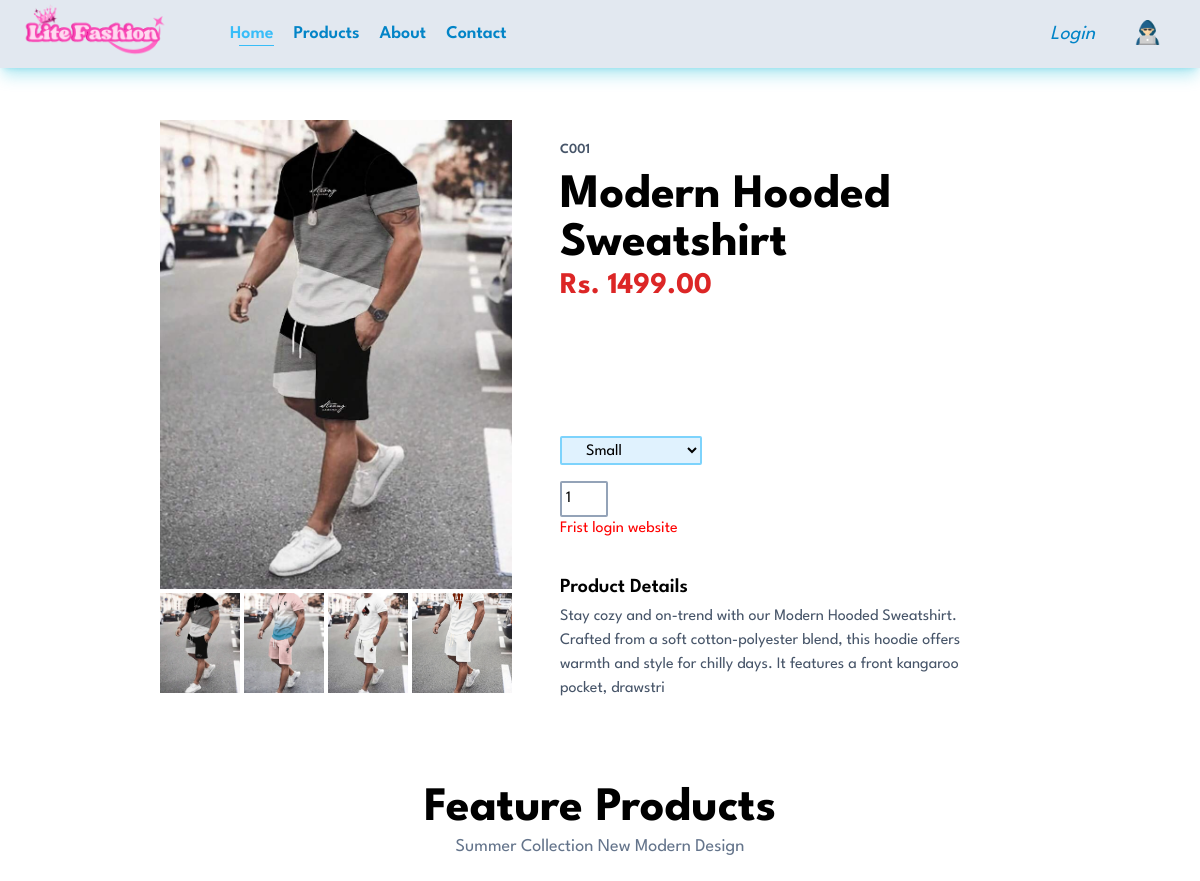
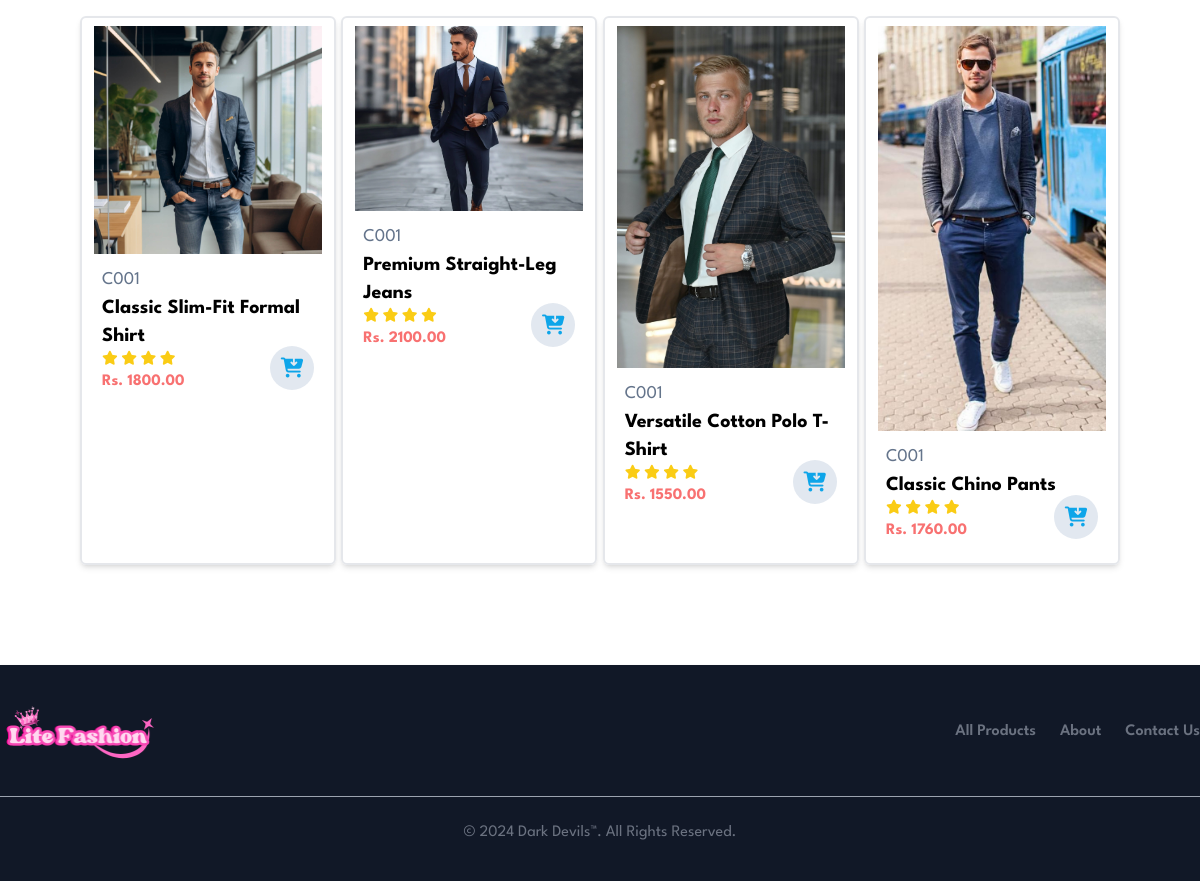
The app's page /user/pages/single_product.php?id=P013 with its own data (2 pictures, top to bottom).
### tables this page shows
CREATE TABLE `clothproduct` (
  `ProductId` varchar(15) NOT NULL,
  `P_name` varchar(75) DEFAULT NULL,
  `P_categoryId` varchar(75) DEFAULT NULL,
  `P_price` decimal(9,2) DEFAULT NULL,
  `P_quantity` int(11) DEFAULT 1,
  `P_image1` varchar(40) DEFAULT 'pImage1.jpg',
  `P_image2` varchar(40) DEFAULT 'pImage2.jpg',
  `P_image3` varchar(40) DEFAULT 'pImage3.jpg',
  `P_image4` varchar(40) DEFAULT 'pImage4.jpg',
  `P_description` varchar(200) DEFAULT NULL,
  `P_small` char(1) DEFAULT NULL,
  `P_medium` char(1) DEFAULT NULL,
  `P_large` char(1) DEFAULT NULL,
  `P_extraLarge` char(1) DEFAULT NULL,
  `P_status` varchar(5) DEFAULT '1'
);

### user/pages/single_product.php (the view, shortened to what this page needs)
<?php
require_once('../includes/config.php');
?>
<?php
if (isset($_GET['id'])) {
  $productID = trim($_GET['id']);
  $singleProduct = $connection->query("select * from clothProduct where P_status=1 and ProductId='$productID'");
  $singleProduct->execute();
  $oneClothData = $singleProduct->fetch(PDO::FETCH_OBJ);
  $reletedCloth = $connection->query("select * from clothProduct where P_status=1 and P_categoryId='$oneClothData->P_categoryId' and ProductId != '$productID' LIMIT 4");
  $reletedCloth->execute();
  $allReletedCloth = $reletedCloth->fetchAll(PDO::FETCH_OBJ);
} else {
}
?>
<!DOCTYPE html>
<html lang="en">
<?php include_once '../includes/header.php' ?>
<body>
  <?php include_once '../includes/navbar.php' ?>
  <section id="product-details" class="py-8 px-40 mt-5 flex">
    <div class="w-[40%] mr-12">
      <img
        src="http://localhost/LiteFashionDarkDevils/admin/uploads/<?php echo $oneClothData->P_image1; ?>"
        width="100%"
        class="mb-1"
        id="main-image" />
      <div class="flex justify-between gap-1">
        <img
          src="http://localhost/LiteFashionDarkDevils/admin/uploads/<?php echo $oneClothData->P_image1; ?>"
          width="100%"
          class="cursor-pointer small-image" />
        <img
          src="http://localhost/LiteFashionDarkDevils/admin/uploads/<?php echo $oneClothData->P_image2; ?>"
          width="100%"
          class="cursor-pointer small-image" />
        <img
          src="http://localhost/LiteFashionDarkDevils/admin/uploads/<?php echo $oneClothData->P_image3; ?>"
          width="100%"
          class="cursor-pointer small-image" />
        <img
          src="http://localhost/LiteFashionDarkDevils/admin/uploads/<?php echo $oneClothData->P_image4; ?>"
          width="100%"
          class="cursor-pointer small-image" />
      </div>
    </div>
    <div class="w-[50%]">
      <p class="text-sm text-slate-600 font-semibold pt-5 pb-3">
        <?php echo ($oneClothData->P_categoryId); ?>
      </p>
      <p class="text-5xl font-bold"><?php echo $oneClothData->P_name; ?></p>
      <h2 class="text-3xl font-bold pb-3 text-red-600">Rs. <?php echo $oneClothData->P_price; ?></h2>
      <form method="POST" id="form-data">
        <input class="form-control" type="hidden" name="P_id" value="<?php echo $oneClothData->ProductId; ?>" required><br>
        <input class="form-control" type="hidden" name="U_id" value="<?php echo ((isset($_SESSION['cus_username'])) ? $_SESSION['cus_Id'] : ''); ?>" required><br>
        <input class="form-control" type="hidden" name="P_name" value="<?php echo $oneClothData->P_name; ?>" required><br>
        <input class="form-control" type="hidden" name="P_price" value="<?php echo $oneClothData->P_price; ?>" required><br>
        <input class="form-control" type="hidden" name="P_image" value="<?php echo $oneClothData->P_image1; ?>" required><br>
        <select name="P_size"
          class="form-control block py-1 px-5 mb-2 bg-sky-100 border-2 border-sky-300 rounded-sm mb-4">
          <?php if ($oneClothData->P_small == 1) : ?>
            <option value="Small">Small</option>
          <?php endif; ?>
        </select>
        <input type="number" name="P_qty" value="<?php echo $oneClothData->P_quantity; ?>"
          class="form-control w-12 focus:outline-none border-slate-400 rounded-sm border-2 p-1 mr-3" required />
        <?php if (isset($_SESSION['cus_username'])) : ?>
          <?php if ($isCartAdded->rowCount() > 0) : ?>
            <button class="btn-insert py-2 px-5 bg-sky-500 text-white rounded-sm" type="submit" name="submit" disabled>Added to Cart</button>
          <?php else : ?>
            <button class="btn-insert py-2 px-5 bg-sky-500 text-white rounded-sm" type="submit" name="submit">Add to Cart</button>
          <?php endif; ?>
        <?php else: ?>
          <h5 style="color: red;">Frist login website</h5>
        <?php endif; ?>
      </form>
      <h2 class="text-xl font-semibold pb-1 mt-8">Product Details</h2>
      <span class="text-slate-600"><?php echo $oneClothData->P_description; ?></span>
    </div>
  </section>
  <section id="feature-products" class="py-8 px-20 mt-5">
    <div class="text-center">
      <h2 class="text-5xl font-bold">Feature Products</h2>
      <p class="text-lg text-slate-500">
        Summer Collection New Modern Design
      </p>
    </div>
    <div class="flex justify-between py-5 flex-wrap">
      <?php foreach ($allReletedCloth as $reletedCloth) : ?>
        <div
          class="w-[23%] min-w-64 py-2 px-3 border-2 rounded-md shadow-md mt-4 mx-0 cursor-pointer hover:shadow-xl"
          onclick="window.location.href='single_product.php?id=<?php echo ($reletedCloth->ProductId); ?>'">
          <img src="http://localhost/LiteFashionDarkDevils/admin/uploads/<?php echo $reletedCloth->P_image1; ?>" alt="" />
          <div class="flex justify-between py-3 relative">
            <div class="px-2">
              <span class="text-lg text-slate-500"><?php echo ($reletedCloth->P_categoryId); ?></span>
              <p class="text-xl font-bold"><?php echo $reletedCloth->P_name; ?></p>
              <div class="text-yellow-400 text-sm">
                <i class="fa-solid fa-star"></i>
                <i class="fa-solid fa-star"></i>
                <i class="fa-solid fa-star"></i>
                <i class="fa-solid fa-star"></i>
              </div>
              <p class="text-red-400 font-bold">Rs. <?php echo $reletedCloth->P_price; ?></p>
            </div>
            <div>
              <a href="#">
                <div
                  class="h-11 w-11 bg-slate-200 rounded-full flex items-center justify-center absolute right-2 bottom-4">
                  <i
                    class="fa-solid fa-cart-arrow-down text-xl text-sky-500"></i>
                </div>
              </a>
            </div>
          </div>
        </div>
      <?Php endforeach;  ?>
    </div>
  </section>
  <?php include_once '../includes/footer.php' ?>
</body>
</html>

### user/layout/css/styles.css (style rules this page uses)
* { margin: 0; padding: 0; box-sizing: border-box; font-family: 'League Spartan', sans-serif; }
.small-image { width: 100%; object-fit: cover; height: 100px; }

### records on screen
clothproduct: P_image1 (picture), P_image2 (picture), P_image3 (picture), P_image4 (picture), P_categoryId "C001", P_name "Modern Hooded Sweatshirt", P_price "1499.00", P_size "Small", P_qty "1", P_description "Stay cozy and on-trend with our Modern Hooded Sweatshirt. Crafted from a soft cotton-polyester blend, this hoodie offers warmth and style for chilly days. It features a front kangaroo pocket, drawstri"
clothproduct: P_image1 (picture), P_categoryId "C001", P_name "Classic Slim-Fit Formal Shirt", P_price "1800.00"
clothproduct: P_image1 (picture), P_categoryId "C001", P_name "Premium Straight-Leg Jeans", P_price "2100.00"
clothproduct: P_image1 (picture), P_categoryId "C001", P_name "Versatile Cotton Polo T-Shirt", P_price "1550.00"
clothproduct: P_image1 (picture), P_categoryId "C001", P_name "Classic Chino Pants", P_price "1760.00"
